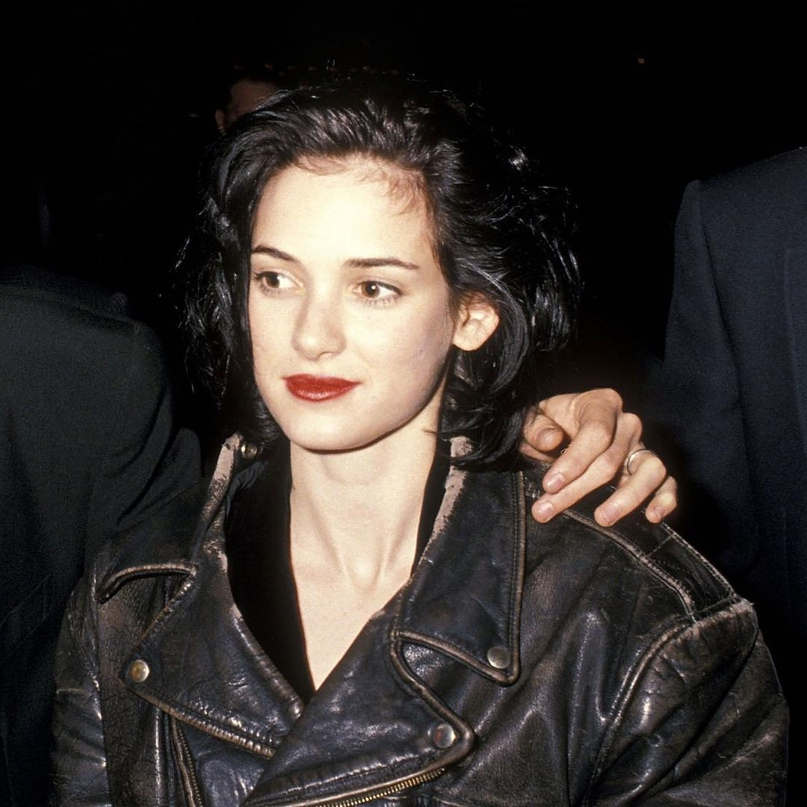
#> input picture examples/0PyU8KUEeaI.jpg, 807 x 807 px
$ python -i task2.py   (imports and definitions only)
#> lines starting #> are read from the running program, lines starting #| are printed output that depends on the picture; after the words box and inside, x2 and y2 are one past the last pixel; in counts of white or black regions, pixels touching at a corner belong together
# [31 lines of commented-out code are left out]

import cv2

def useCascadeAnalyze(file_path):
    # Load the cascade
#> called with file_path = 'examples/0PyU8KUEeaI.jpg'
    face_cascade = cv2.CascadeClassifier(cv2.data.haarcascades + 'haarcascade_frontalface_default.xml')
    # Read the input image
    img = cv2.imread(file_path)
#> img is the input picture: shape (807, 807, 3); mean B, G, R 45.5, 48.9, 54.5
    # Convert into grayscale
    gray = cv2.cvtColor(img, cv2.COLOR_BGR2GRAY)
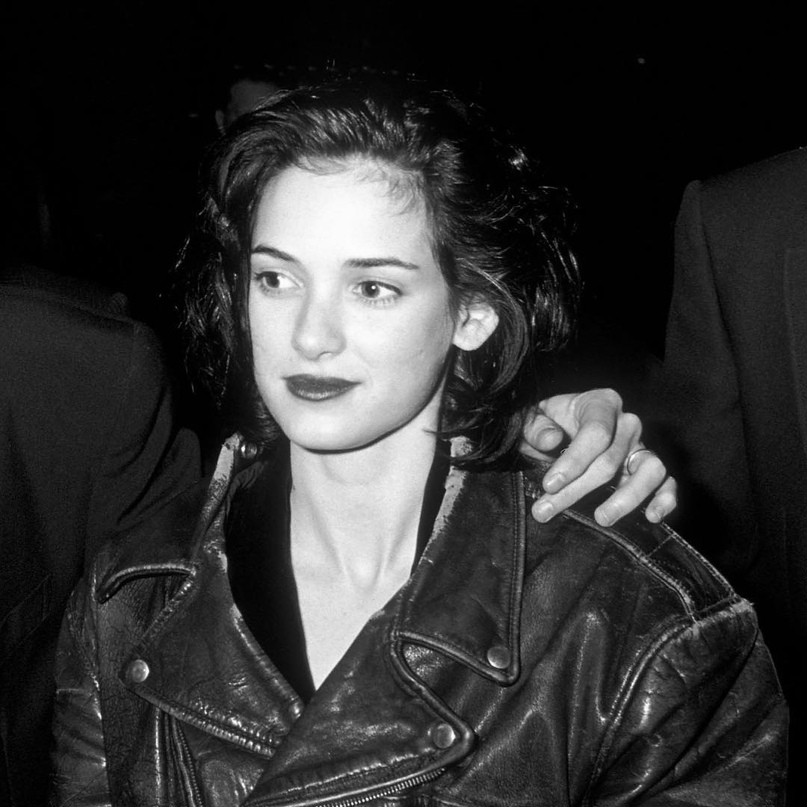
#> gray: shape (807, 807); min 0, max 253, mean 50.2
    # Detect faces
    faces = face_cascade.detectMultiScale(gray, 1.1, 4)
#> faces = [[201, 180, 266, 266]]
    # Draw rectangle around the faces
    for (x, y, w, h) in faces:
        cv2.rectangle(img, (x, y), (x+w, y+h), (255, 0, 0), 2)
#> this loop made 1 pass
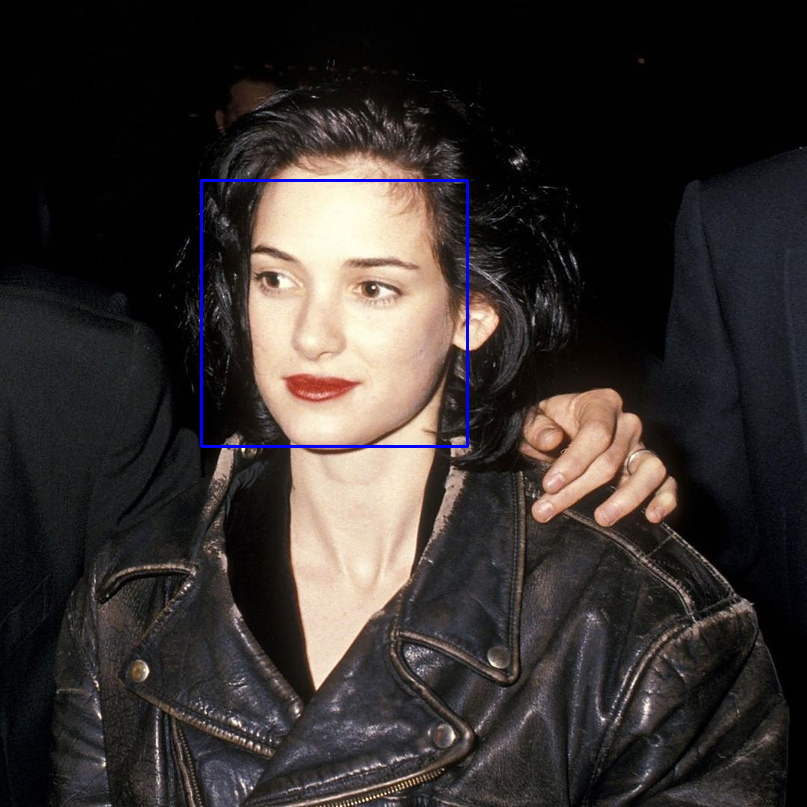
#> img: shape (807, 807, 3); 0.49% of pixels changed, all inside (x1, y1, x2, y2) = (200, 179, 469, 448)
    # Display the output
    height, width, _ = img.shape
#> height = 807; width = 807
    width_new=int(width/2)
#> width_new = 403
    height_new=int(height/2)
#> height_new = 403
    img = cv2.resize(img, (width_new, height_new))
#> img: shape (403, 403, 3)
    cv2.imshow('img', img)
    cv2.waitKey()

>>> result = useCascadeAnalyze('examples/0PyU8KUEeaI.jpg')

$ run again, on examples/10.jpg
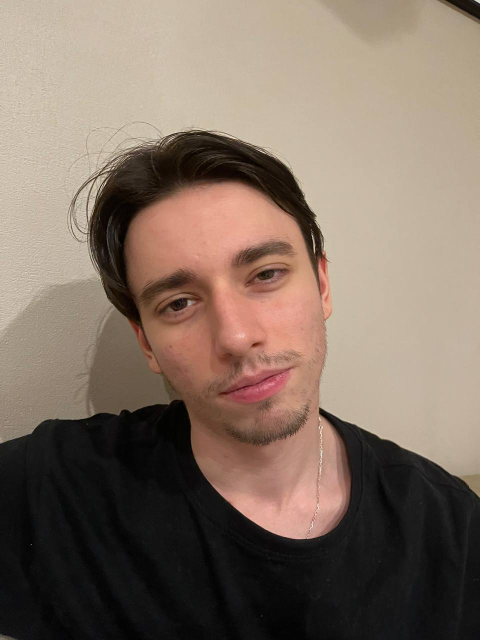
#> input picture examples/10.jpg, 960 x 1280 px (shown at 1/2 size)
#> in useCascadeAnalyze, img is the input picture: shape (1280, 960, 3); mean B, G, R 100.1, 113.1, 130.3
#> in useCascadeAnalyze, `gray = cv2.cvtColor(img, cv2.COLOR_BGR2GRAY)`:
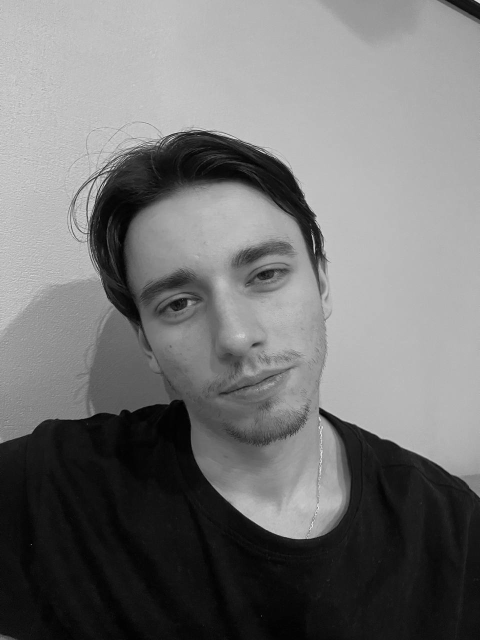
#> gray: shape (1280, 960) (shown at 1/2 size); min 0, max 252, mean 116.8
#> faces = [[201, 371, 491, 491]]
#> the loop in useCascadeAnalyze, `for (x, y, w, h) in faces:` made 1 pass
#> in useCascadeAnalyze, `img = cv2.resize(img, (width_new, height_new))`:
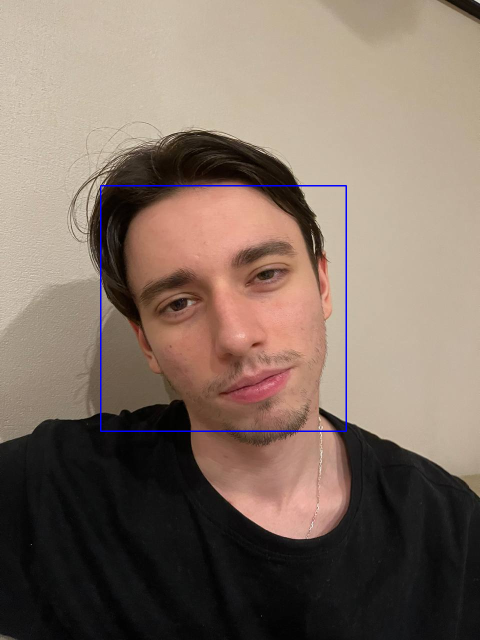
#> img: shape (640, 480, 3); mean B, G, R 101.1, 112.8, 129.9

$ run again, on examples/11.jpg
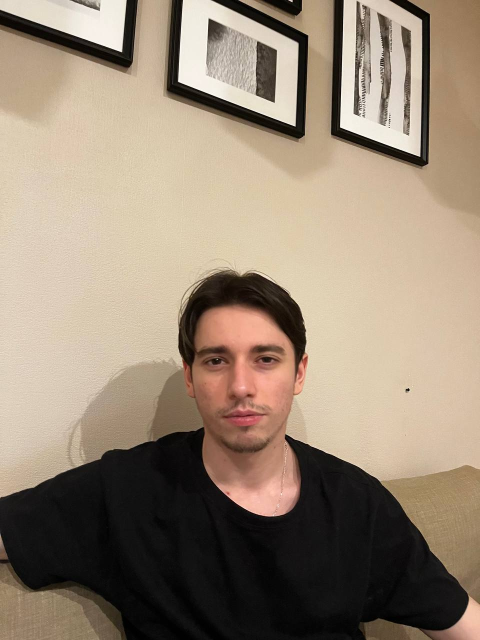
#> input picture examples/11.jpg, 960 x 1280 px (shown at 1/2 size)
#> in useCascadeAnalyze, img is the input picture: shape (1280, 960, 3); mean B, G, R 117, 135.2, 151.6
#> in useCascadeAnalyze, `gray = cv2.cvtColor(img, cv2.COLOR_BGR2GRAY)`:
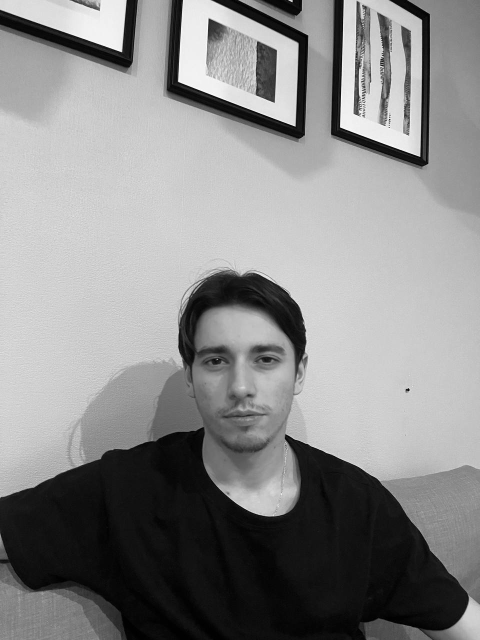
#> gray: shape (1280, 960) (shown at 1/2 size); min 0, max 254, mean 138
#> faces = [[343, 611, 281, 281]]
#> the loop in useCascadeAnalyze, `for (x, y, w, h) in faces:` made 1 pass
#> in useCascadeAnalyze, `img = cv2.resize(img, (width_new, height_new))`:
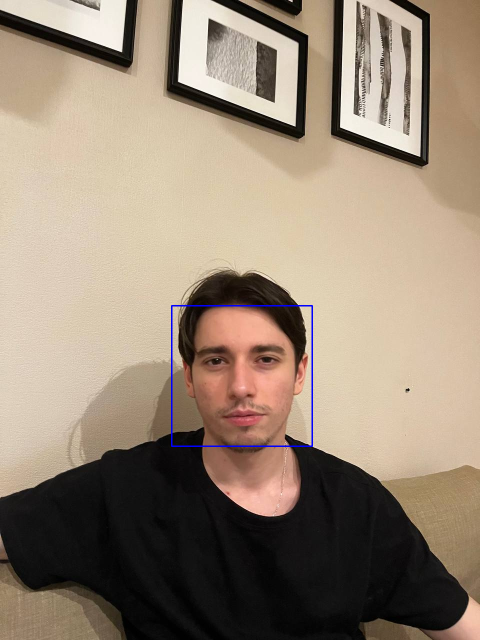
#> img: shape (640, 480, 3); mean B, G, R 117.6, 135, 151.3

$ run again, on examples/12.jpg
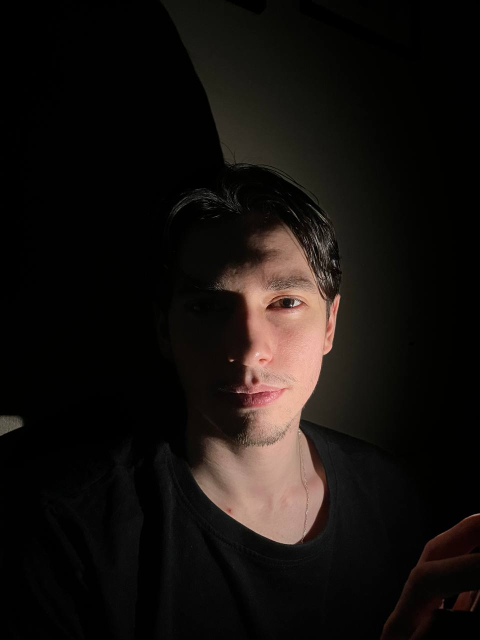
#> input picture examples/12.jpg, 960 x 1280 px (shown at 1/2 size)
#> in useCascadeAnalyze, img is the input picture: shape (1280, 960, 3); mean B, G, R 15.1, 17.7, 22
#> faces = [[311, 469, 394, 394]]
#> the loop in useCascadeAnalyze, `for (x, y, w, h) in faces:` made 1 pass
#> after the loop in useCascadeAnalyze, `for (x, y, w, h) in faces:`:
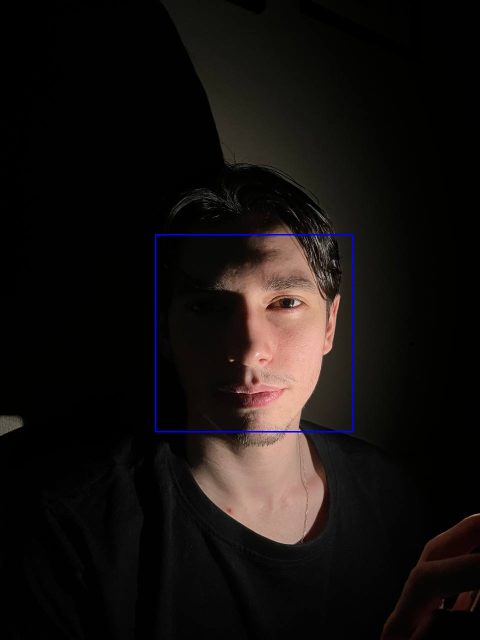
#> img: shape (1280, 960, 3) (shown at 1/2 size); 0.38% of pixels changed, all inside (x1, y1, x2, y2) = (310, 468, 707, 865)
#> in useCascadeAnalyze, `img = cv2.resize(img, (width_new, height_new))`:
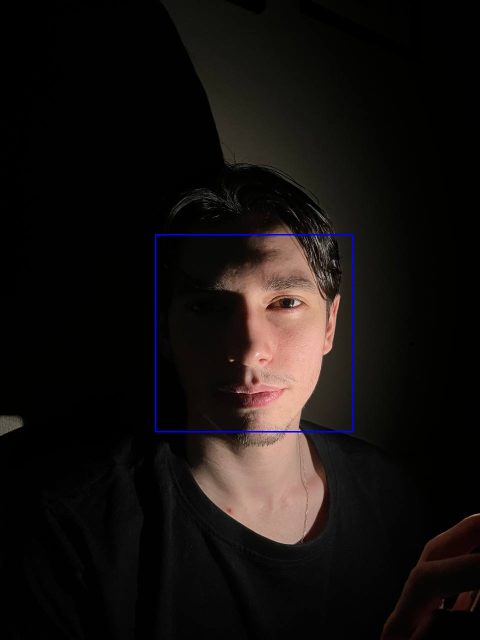
#> img: shape (640, 480, 3); mean B, G, R 16, 17.7, 21.9
